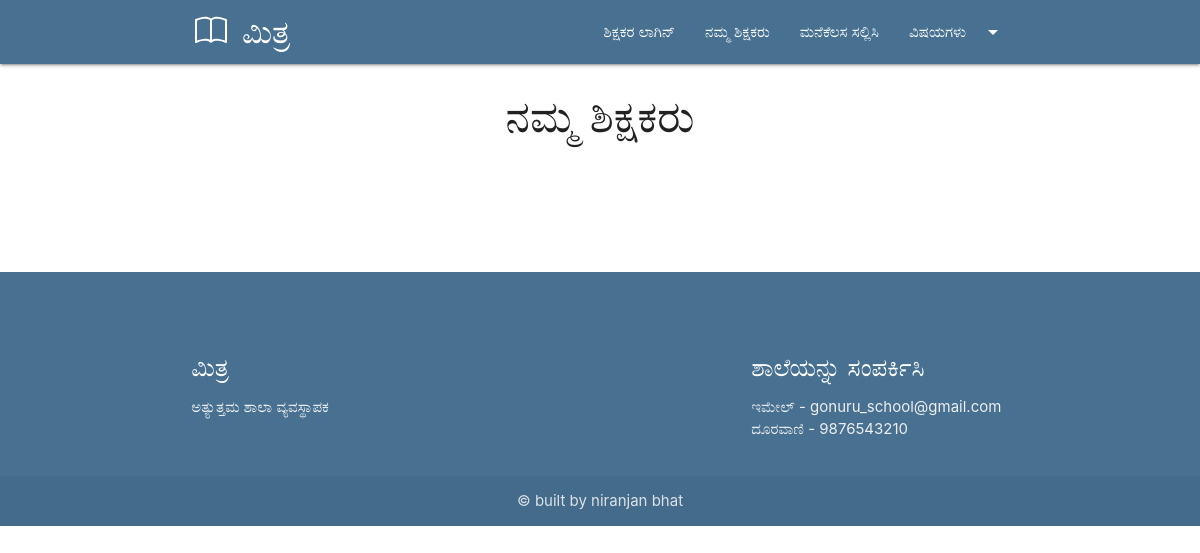
The page /teachers/ on the database as committed earlier.
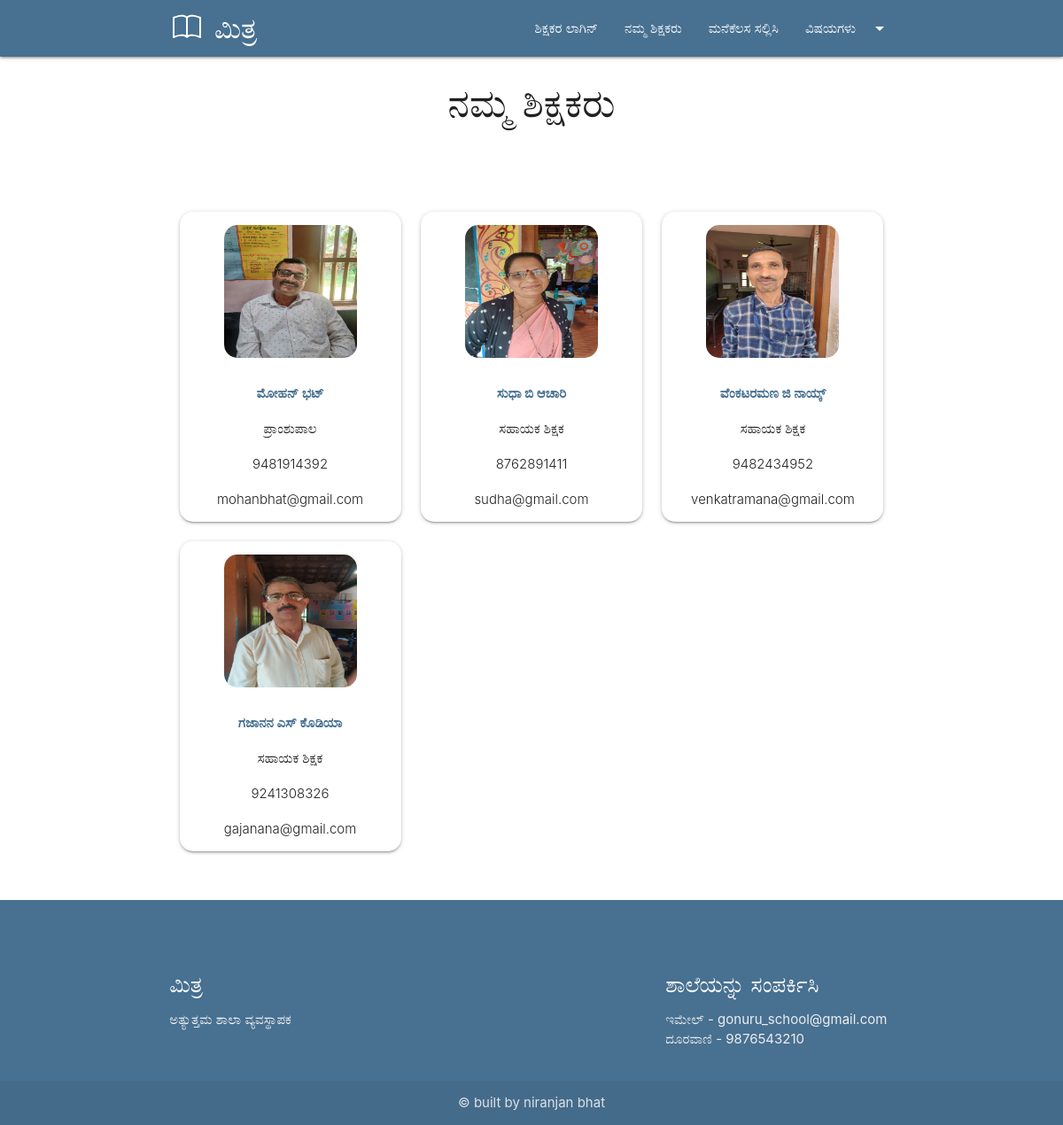
The same page on the database as committed later.
### blog/models.py (models this page shows, shortened)
class Teachers(models.Model):
    teacher_id = models.AutoField(primary_key=True)
    name = models.CharField(max_length=20)
    role = models.CharField(max_length=30,default="assistant teacher")
    email = models.EmailField()
    phone_number = models.CharField(max_length=10)
    image = models.ImageField(upload_to='teacher_photos')
    url = models.CharField(max_length=100)
    add_date=models.DateTimeField(auto_now_add=True,null=True)

### blog/views.py (the view)
# urls.py: path('teachers/',teachers),
def teachers(request):
    teachers = Teachers.objects.all()
    return render(request, 'teachers.html', {'teachers': teachers})

### template/teachers.html (shortened to what this page needs)
{% extends 'base.html' %}
{% block content %}
<h3 style="text-align: center;">ನಮ್ಮ ಶಿಕ್ಷಕರು</h3>
<div class="container">
    <div class="row">
        <div class="col s12 ">
            <div class="row">
                <div class="col">
                    {% for t in teachers %}
                    <div class="col s12 m4">
                        <div class="card" style="width: 250px; height: 350px; border-radius:1rem;">
                            <div style="display: flex;align-items:center;justify-content:center;">
                            <div class="card-image">
                                <img src="/media/{{ t.image }}" style="height: 150px; width: 150px;border-radius:1rem;margin-top:1rem;" class="responsive-img" alt="">
                            </div>
                        </div>
                            <div class="card-content">
                                <span class="card-title" style="text-align: center;font-size:1rem;font-weight:bold; color:#477091;">{{ t.name }}</span>
                                <span class="card-title" style="text-align: center;font-size:1rem;font-weight:500;">{{ t.role }}</span>
                                <span class="card-title" style="text-align: center;font-size:1rem">{{ t.phone_number }}</span>
                                <span class="card-title" style="text-align: center;font-size:1rem">{{ t.email }}</span>
                            </div>
                        </div>
                    </div>
                    {% endfor %}
                </div>
            </div>
        </div>
    </div>
</div>
{% endblock %}

### template/base.html (shortened to what this page needs)
<!DOCTYPE html>
<html lang="en">
<head>
    <link rel="stylesheet" href="https://cdnjs.cloudflare.com/ajax/libs/materialize/1.0.0/css/materialize.min.css">
    {%load static%}
    <link rel="stylesheet" href="{% static 'css/style.css' %}">
    <link rel="stylesheet" href="{%static 'css/owl.carousel.min.css'%}">
    <link rel="stylesheet" href="{%static 'css/owl.theme.default.min.css'%}">
</head>
<body>
    {%include 'header.html'%}
    {%block content%}
    {%endblock%}
    {%include 'footer.html'%}
</body>
</html>

### template/header.html (shortened to what this page needs)
  <nav class="bg-primary">
    <div class="container">
        <div class="nav-wrapper">
            <a href="/home" class="brand-logo">ಮಿತ್ರ</a>
            <ul class="right hide-on-med-and-down">
              <li><a href="/admin">ಶಿಕ್ಷಕರ ಲಾಗಿನ್</a></li>
              <li><a href="/teachers">ನಮ್ಮ ಶಿಕ್ಷಕರು</a></li>
              <li><a href="/homework">ಮನೆಕೆಲಸ ಸಲ್ಲಿಸಿ</a></li>
              <li><a class="dropdown-trigger" href="#!" data-target="dropdown1">ವಿಷಯಗಳು<i class="material-icons right">arrow_drop_down</i></a></li>
            </ul>
          </div>
    </div>
  </nav>

### template/footer.html
<footer class="page-footer bg-primary">
    <div class="container">
      <div class="row">
        <div class="col l6 s12">
          <h5 class="white-text">ಮಿತ್ರ</h5>
          <p class="grey-text text-lighten-4">ಅತ್ಯುತ್ತಮ ಶಾಲಾ ವ್ಯವಸ್ಥಾಪಕ</p>
        </div>
        <div class="col l4 offset-l2 s12">
          <h5 class="white-text">ಶಾಲೆಯನ್ನು ಸಂಪರ್ಕಿಸಿ</h5>
          <ul>
            <li><a class="grey-text text-lighten-3" href="#!">ಇಮೇಲ್ - gonuru_school@gmail.com</a></li>
            <li><a class="grey-text text-lighten-3" href="#!">ದೂರವಾಣಿ - 9876543210</a></li>
          </ul>
        </div>
      </div>
    </div>
    <div class="footer-copyright">
      <div class="container" style="text-align: center;">
      © built by niranjan bhat
      </div>
    </div>
  </footer>

### blog/static/css/style.css (style rules this page uses)
.bg-primary { background: #477091!important; }
.row { margin-top: 3rem; }

Rows that differ between the two databases and show on the page:
added Teachers: image (picture), name "ಮೋಹನ್ ಭಟ್", role "ಪ್ರಾಂಶುಪಾಲ", phone_number "9481914392", email "mohanbhat@gmail.com"
added Teachers: image (picture), name "ಸುಧಾ ಬಿ ಆಚಾರಿ", role "ಸಹಾಯಕ ಶಿಕ್ಷಕ", phone_number "8762891411", email "sudha@gmail.com"
added Teachers: image (picture), name "ವೆಂಕಟರಮಣ ಜಿ ನಾಯ್ಕ್", role "ಸಹಾಯಕ ಶಿಕ್ಷಕ", phone_number "9482434952", email "venkatramana@gmail.com"
added Teachers: image (picture), name "ಗಜಾನನ ಎಸ್ ಕೊಡಿಯಾ", role "ಸಹಾಯಕ ಶಿಕ್ಷಕ", phone_number "9241308326", email "gajanana@gmail.com"
